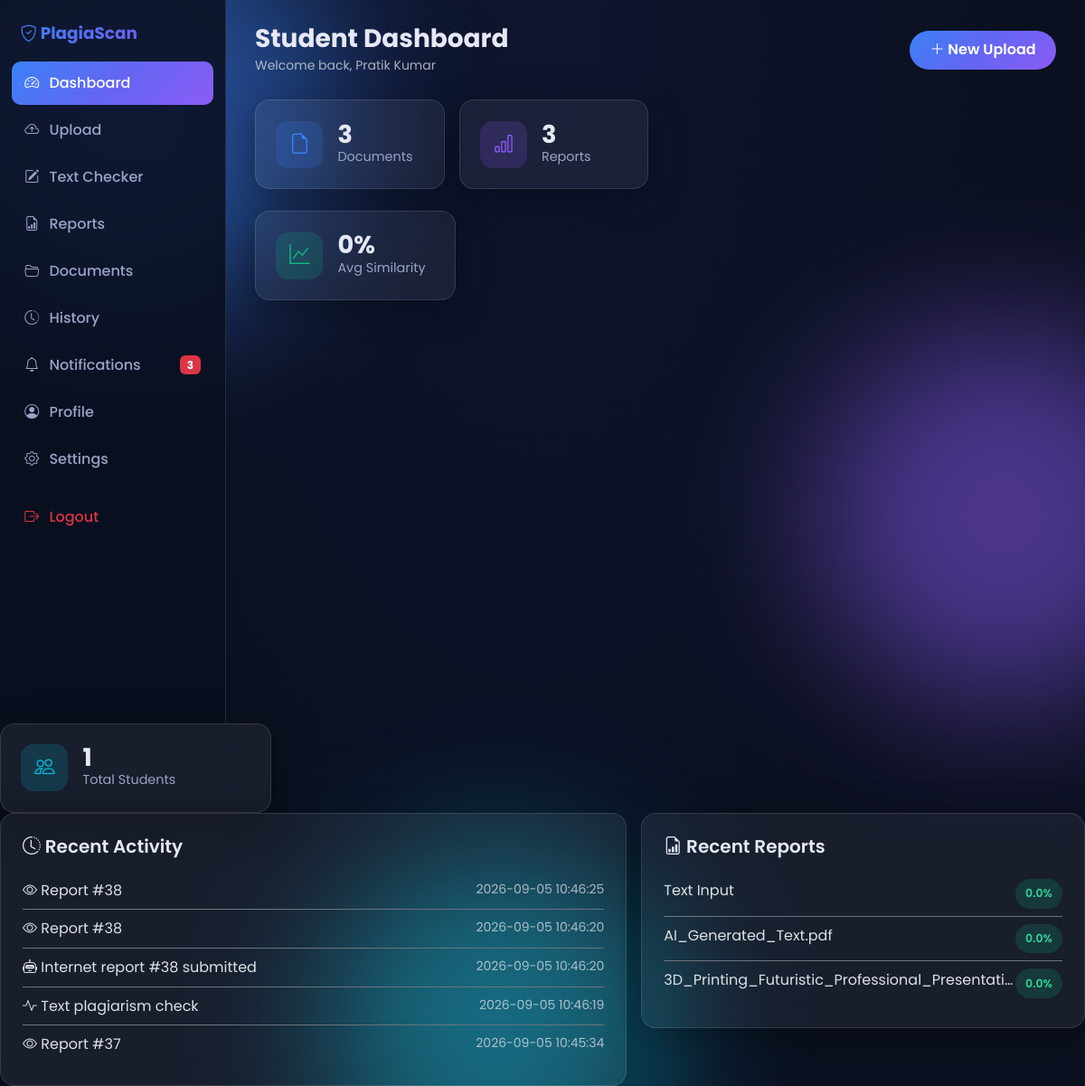
The page /student/dashboard (signed in) on the database its author committed.
### tables this page shows
CREATE TABLE users (
  id              INTEGER PRIMARY KEY AUTOINCREMENT,
  role_id         INTEGER NOT NULL,
  full_name       TEXT NOT NULL,
  email           TEXT NOT NULL UNIQUE,
  password_hash   TEXT NOT NULL,
  phone           TEXT,
  avatar_url      TEXT,
  department      TEXT,
  is_active       INTEGER NOT NULL DEFAULT 1,
  reset_token     TEXT,
  reset_expires   TEXT,
  created_at      TEXT DEFAULT CURRENT_TIMESTAMP,
  updated_at      TEXT DEFAULT CURRENT_TIMESTAMP,
  FOREIGN KEY (role_id) REFERENCES roles(id) ON DELETE RESTRICT
);

CREATE TABLE history (
  id            INTEGER PRIMARY KEY AUTOINCREMENT,
  user_id       INTEGER NOT NULL,
  document_id   INTEGER,
  report_id     INTEGER,
  action        TEXT NOT NULL,
  detail        TEXT,
  created_at    TEXT DEFAULT CURRENT_TIMESTAMP,
  FOREIGN KEY (user_id) REFERENCES users(id) ON DELETE CASCADE,
  FOREIGN KEY (document_id) REFERENCES documents(id) ON DELETE CASCADE,
  FOREIGN KEY (report_id) REFERENCES reports(id) ON DELETE CASCADE
);

CREATE TABLE reports (
  id                  INTEGER PRIMARY KEY AUTOINCREMENT,
  document_id         INTEGER NOT NULL,
  user_id             INTEGER NOT NULL,
  similarity_percent  REAL NOT NULL DEFAULT 0,
  original_percent    REAL NOT NULL DEFAULT 0,
  ai_probability      REAL NOT NULL DEFAULT 0,
  human_probability   REAL NOT NULL DEFAULT 0,
  confidence_score    REAL NOT NULL DEFAULT 0,
  category            TEXT NOT NULL DEFAULT 'Very Low',
  matched_paragraphs   TEXT,
  summary             TEXT,
  scan_status         TEXT NOT NULL DEFAULT 'completed',
  copyleaks_scan_id   TEXT,
  error_message       TEXT,
  created_at          TEXT DEFAULT CURRENT_TIMESTAMP,
  FOREIGN KEY (document_id) REFERENCES documents(id) ON DELETE CASCADE,
  FOREIGN KEY (user_id) REFERENCES users(id) ON DELETE CASCADE
);

CREATE TABLE documents (
  id              INTEGER PRIMARY KEY AUTOINCREMENT,
  user_id         INTEGER NOT NULL,
  original_name   TEXT NOT NULL,
  stored_name     TEXT NOT NULL,
  file_path       TEXT NOT NULL,
  file_type       TEXT NOT NULL,
  file_size       INTEGER NOT NULL DEFAULT 0,
  title           TEXT,
  extracted_text  TEXT,
  text_hash       TEXT,
  status          TEXT NOT NULL DEFAULT 'uploaded',
  created_at      TEXT DEFAULT CURRENT_TIMESTAMP,
  FOREIGN KEY (user_id) REFERENCES users(id) ON DELETE CASCADE
);

### backend/routes/student.py (the view)
@bp.route("/dashboard")
@login_required
@role_required("student")
def dashboard():
    u = current_user()
    reports = list_reports_by_user(u["id"])
    docs = list_documents_by_user(u["id"])
    history = list_history_by_user(u["id"], limit=5)
    counts = analytics_counts()
    completed_reports = [r for r in reports if r.get("scan_status") == "completed"]
    avg_sim = 0
    if completed_reports:
        avg_sim = round(sum(r["similarity_percent"] for r in completed_reports) / len(completed_reports), 2)
    return render_template("dashboards/student.html", reports=reports, docs=docs,
             history=history, counts=counts, avg_sim=avg_sim)

### backend/app.py (called while the page is built)
def _inject_current_user():
    from utils.auth import current_user
    return {"current_user": current_user()}

### backend/db.py (called while the page is built)
def _get_sqlite_conn():
    conn = getattr(_sqlite_local, "conn", None)
    if conn is None:
        conn = sqlite3.connect(SQLITE_PATH)
        conn.row_factory = sqlite3.Row
        conn.execute("PRAGMA foreign_keys = ON;")
        _sqlite_local.conn = conn
    return conn

def get_conn():
    if DB_BACKEND == "mysql":
        if not _HAS_PYMYSQL:
            raise RuntimeError("DB_BACKEND=mysql but PyMySQL is not installed. Run: pip install pymysql")
        return _get_mysql_conn()
    return _get_sqlite_conn()

def _convert_sql(sql):
    if DB_BACKEND == "sqlite":
        return sql.replace("%s", "?")
    return sql

def query(sql, params=None):
    params = params or []
    conn = get_conn()
    try:
        cur = conn.cursor()
        cur.execute(_convert_sql(sql), params)
        rows = cur.fetchall()
        if DB_BACKEND == "sqlite":
            return [dict(r) for r in rows]
        return list(rows)
    finally:
        if DB_BACKEND == "mysql":
            conn.close()

def query_one(sql, params=None):
    params = params or []
    conn = get_conn()
    try:
        cur = conn.cursor()
        cur.execute(_convert_sql(sql), params)
        row = cur.fetchone()
        if row is None:
            return None
        if DB_BACKEND == "sqlite":
            return dict(row)
        return dict(row)
    finally:
        if DB_BACKEND == "mysql":
            conn.close()

### backend/models.py (called while the page is built)
def get_user_by_id(user_id: int):
    return query_one("SELECT * FROM users WHERE id = %s", [user_id])

def list_documents_by_user(user_id: int):
    return query("SELECT * FROM documents WHERE user_id = %s ORDER BY id DESC", [user_id])

def list_reports_by_user(user_id: int):
    return query(
        "SELECT r.*, d.original_name, d.title AS doc_title, d.file_type "
        "FROM reports r JOIN documents d ON r.document_id = d.id "
        "WHERE r.user_id = %s ORDER BY r.id DESC",
        [user_id],
    )

def list_history_by_user(user_id: int, limit=50):
    return query(
        "SELECT h.*, d.original_name FROM history h "
        "LEFT JOIN documents d ON h.document_id = d.id "
        "WHERE h.user_id = %s ORDER BY h.id DESC LIMIT %s",
        [user_id, limit],
    )

def unread_notification_count(user_id: int):
    row = query_one("SELECT COUNT(*) AS c FROM notifications WHERE user_id = %s AND is_read = 0", [user_id])
    return row["c"] if row else 0

### templates/dashboards/student.html (shortened to what this page needs)
{% extends "dash_base.html" %}
{% block dash_title %}Student Dashboard{% endblock %}
{% block dash_content %}
<div class="row g-3 mb-4">
  <div class="col-6 col-lg-3"><div class="glass stat-card"><div class="stat-icon" style="background:rgba(59,130,246,.18);color:#3b82f6"><i class="bi bi-file-earmark"></i></div><div><div class="stat-value">{{ docs|length }}</div><div class="stat-label">Documents</div></div></div></div>
  <div class="col-6 col-lg-3"><div class="glass stat-card"><div class="stat-icon" style="background:rgba(139,92,246,.18);color:#8b5cf6"><i class="bi bi-bar-chart"></i></div><div><div class="stat-value">{{ reports|length }}</div><div class="stat-label">Reports</div></div></div></div></div>
  <div class="col-6 col-lg-3"><div class="glass stat-card"><div class="stat-icon" style="background:rgba(16,185,129,.18);color:#10b981"><i class="bi bi-graph-up"></i></div><div><div class="stat-value">{{ avg_sim }}%</div><div class="stat-label">Avg Similarity</div></div></div></div></div>
  <div class="col-6 col-lg-3"><div class="glass stat-card"><div class="stat-icon" style="background:rgba(6,182,212,.18);color:#06b6d4"><i class="bi bi-people"></i></div><div><div class="stat-value">{{ counts.students }}</div><div class="stat-label">Total Students</div></div></div></div></div>
<div class="row g-3">
  <div class="col-lg-7">
    <div class="glass p-4">
      <h5 class="fw-semibold mb-3"><i class="bi bi-clock-history"></i> Recent Activity</h5>
      {% if history %}
      <div class="list-group list-group-flush">
        {% for h in history %}
        <div class="list-group-item bg-transparent border-secondary d-flex justify-content-between px-0">
          <span><i class="bi bi-{{ {'upload':'cloud-arrow-up','analysis':'robot','view_report':'eye','export_pdf':'file-pdf','export_docx':'file-word','export_xlsx':'file-spreadsheet','share':'share'}.get(h.action,'activity') }}"></i> {{ h.detail or h.action }}</span>
          <small class="text-muted">{{ h.created_at }}</small>
        </div>
        {% endfor %}
      </div>
      {% else %}<p class="text-muted mb-0">No activity yet. Upload a document to get started.</p>{% endif %}
    </div>
  </div>
  <div class="col-lg-5">
    <div class="glass p-4">
      <h5 class="fw-semibold mb-3"><i class="bi bi-file-earmark-bar-graph"></i> Recent Reports</h5>
      {% if reports %}
      <div class="list-group list-group-flush">
        {% for r in reports[:5] %}
        <a href="{{ url_for('pages.view_report', report_id=r.id) }}" class="list-group-item bg-transparent border-secondary px-0 d-flex justify-content-between">
          <span class="text-truncate">{{ r.original_name }}</span>
          <span class="badge-cat {% if r.similarity_percent <= 10 %}cat-very-low{% elif r.similarity_percent <= 30 %}cat-low{% elif r.similarity_percent <= 50 %}cat-medium{% elif r.similarity_percent <= 75 %}cat-high{% else %}cat-very-high{% endif %}">{{ r.similarity_percent }}%</span>
        </a>
        {% endfor %}
      </div>
      {% else %}<p class="text-muted mb-0">No reports yet.</p>{% endif %}
    </div>
  </div>
</div>
{% endblock %}

### templates/dash_base.html (shortened to what this page needs)
{% extends "base.html" %}
{% block body %}
<div class="dash-shell">
  <aside class="dash-sidebar">
    <div class="brand"><i class="bi bi-shield-check"></i> PlagiaScan</div>
    {% set role = current_user.role %}
    {% set dash_url = url_for(role ~ '.dashboard') %}
    <a href="{{ dash_url }}" class="{% if request.endpoint and request.endpoint.endswith('dashboard') %}active{% endif %}">
      <i class="bi bi-speedometer2"></i> Dashboard
    </a>
    <a href="{{ url_for('pages.upload_page') }}"><i class="bi bi-cloud-arrow-up"></i> Upload</a>
    <a href="{{ url_for('pages.text_checker') }}"><i class="bi bi-pencil-square"></i> Text Checker</a>
    <a href="{{ url_for('pages.reports_list') }}"><i class="bi bi-file-earmark-bar-graph"></i> Reports</a>
    <a href="{{ url_for('pages.documents_list') }}"><i class="bi bi-folder2-open"></i> Documents</a>
    <a href="{{ url_for('pages.history') }}"><i class="bi bi-clock-history"></i> History</a>
    <a href="{{ url_for('pages.notifications') }}">
      <i class="bi bi-bell"></i> Notifications
      {% if unread_count %}<span class="badge bg-danger ms-auto">{{ unread_count }}</span>{% endif %}
    </a>
    <a href="{{ url_for('pages.profile') }}"><i class="bi bi-person-circle"></i> Profile</a>
    <a href="{{ url_for('pages.settings') }}"><i class="bi bi-gear"></i> Settings</a>
    <a href="{{ url_for('auth.logout') }}" class="mt-3 text-danger"><i class="bi bi-box-arrow-right"></i> Logout</a>
  </aside>
  <main class="dash-main">
    <div class="dash-topbar">
      <div>
        <h3 class="fw-bold mb-0">{% block dash_title %}Dashboard{% endblock %}</h3>
        <small class="text-muted">Welcome back, {{ current_user.full_name }}</small>
      </div>
      <div class="d-flex gap-2 align-items-center">
        <a href="{{ url_for('pages.upload_page') }}" class="btn btn-grad"><i class="bi bi-plus-lg"></i> New Upload</a>
      </div>
    </div>
    {% block dash_content %}{% endblock %}
{% endblock %}

### static/css/style.css (style rules this page uses)
* { box-sizing: border-box; }
html { scroll-behavior: smooth; }
body { margin: 0; font-family: 'Poppins', system-ui, -apple-system, sans-serif; background: var(--bg-0); color: var(--text); line-height: 1.6; min-height: 100vh; overflow-x: hidden; }
a { color: var(--primary-2); text-decoration: none; }
.glass { background: var(--glass); backdrop-filter: blur(18px); -webkit-backdrop-filter: blur(18px); border: 1px solid var(--glass-border); border-radius: var(--radius); box-shadow: var(--shadow); }
.btn-grad { background: var(--grad); border: none; color: #fff; font-weight: 600; padding: 0.6rem 1.4rem; border-radius: 50px; transition: transform .2s, box-shadow .2s; }
.dash-shell { display: grid; grid-template-columns: 250px 1fr; min-height: 100vh; }
.dash-sidebar { background: rgba(11,16,32,0.85); backdrop-filter: blur(16px); border-right: 1px solid var(--glass-border); padding: 1.4rem 0.8rem; position: sticky; top: 0; height: 100vh; overflow-y: auto; }
.dash-sidebar .brand { font-weight: 700; font-size: 1.15rem; background: var(--grad); -webkit-background-clip: text; background-clip: text; -webkit-text-fill-color: transparent; padding: 0 0.6rem 1rem; }
.dash-sidebar a { display: flex; align-items: center; gap: 0.7rem; padding: 0.7rem 0.9rem; border-radius: var(--radius-sm); color: var(--text-muted); font-weight: 500; margin-bottom: 0.25rem; transition: all .2s; }
.dash-sidebar a.active { background: var(--grad); color: #fff; }
.dash-main { padding: 1.6rem 2rem; }
.dash-topbar { display: flex; justify-content: space-between; align-items: center; margin-bottom: 1.6rem; }
.stat-card { padding: 1.4rem; display: flex; align-items: center; gap: 1rem; }
.stat-card .stat-icon { width: 52px; height: 52px; border-radius: 14px; display: flex; align-items: center; justify-content: center; font-size: 1.4rem; }
.stat-card .stat-value { font-size: 1.7rem; font-weight: 700; line-height: 1; }
.stat-card .stat-label { color: var(--text-muted); font-size: 0.9rem; }
.badge-cat { padding: 0.4rem 0.7rem; border-radius: 50px; font-weight: 600; font-size: 0.78rem; }
.cat-very-low { background: rgba(16,185,129,0.18); color: #34d399; }

### rows shown on the page
users: full_name "Pratik Kumar"
history: detail "Report #38", created_at "2026-09-05 10:46:25"
history: detail "Report #38", created_at "2026-09-05 10:46:20"
history: detail "Internet report #38 submitted", created_at "2026-09-05 10:46:20"
history: detail "Text plagiarism check", created_at "2026-09-05 10:46:19"
history: detail "Report #37", created_at "2026-09-05 10:45:34"
reports: original_name "Text Input", similarity_percent "0.0"
reports: original_name "AI_Generated_Text.pdf", similarity_percent "0.0"
reports: original_name "3D_Printing_Futuristic_Professional_Presentati…", similarity_percent "0.0"

### other values the page prints
{{ unread_count }} "3"
{{ docs|length }} "3"
{{ reports|length }} "3"
{{ avg_sim }} "0"
{{ counts.students }} "1"
